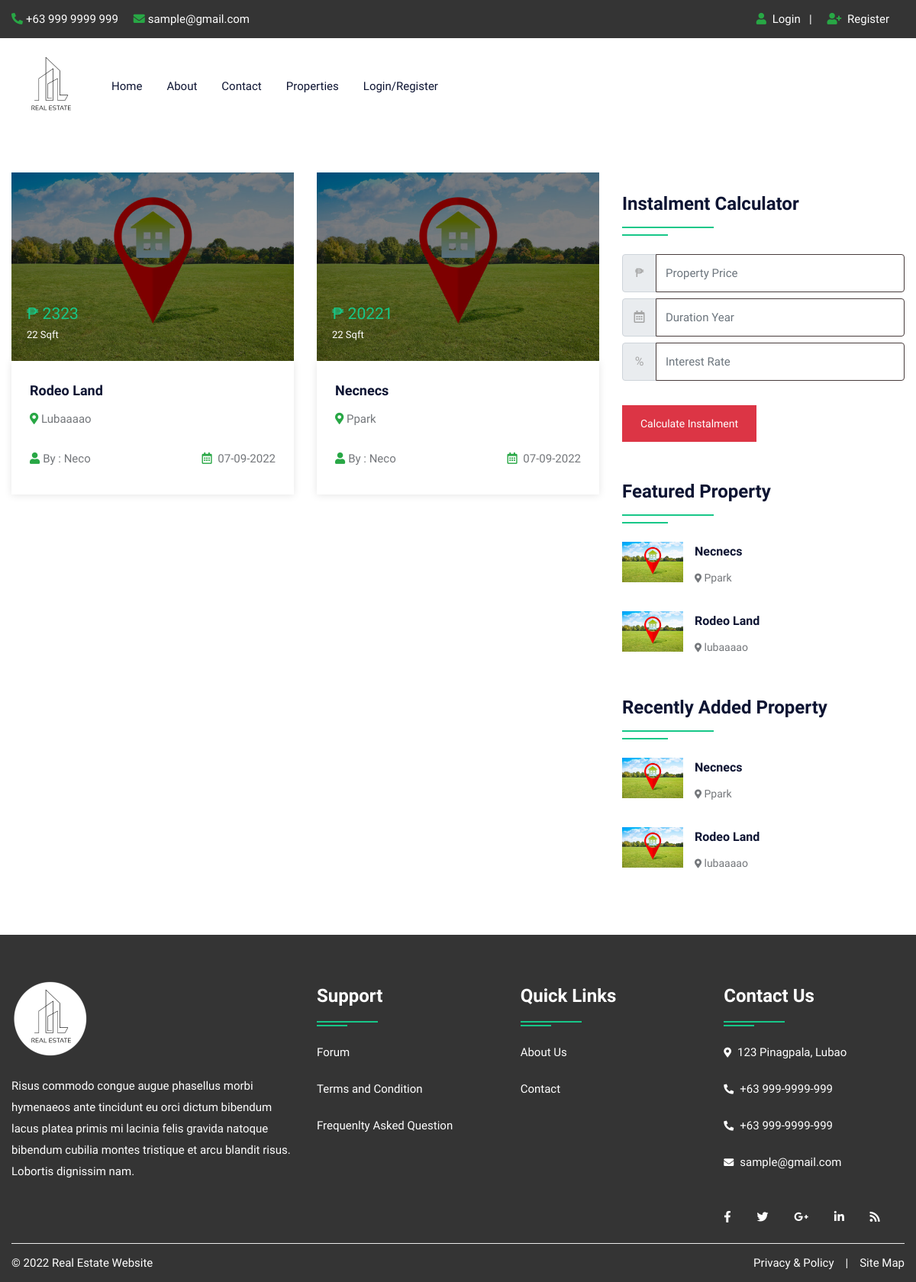
/property.php, run on the app's committed database.
### tables this page shows
CREATE TABLE `property` (
  `pid` int(50) NOT NULL,
  `title` varchar(200) NOT NULL,
  `pcontent` longtext NOT NULL,
  `type` varchar(100) NOT NULL,
  `stype` varchar(100) NOT NULL,
  `size` int(50) NOT NULL,
  `price` int(50) NOT NULL,
  `location` varchar(200) NOT NULL,
  `city` varchar(100) NOT NULL,
  `state` varchar(100) NOT NULL,
  `feature` longtext NOT NULL,
  `pimage` varchar(300) NOT NULL,
  `pimage1` varchar(300) NOT NULL,
  `pimage2` varchar(300) NOT NULL,
  `pimage3` varchar(300) NOT NULL,
  `pimage4` varchar(300) NOT NULL,
  `uid` int(50) NOT NULL,
  `status` varchar(50) NOT NULL,
  `date` datetime NOT NULL DEFAULT current_timestamp(),
  `isFeatured` int(11) DEFAULT NULL
);

CREATE TABLE `user` (
  `uid` int(50) NOT NULL,
  `uname` varchar(100) NOT NULL,
  `uemail` varchar(100) NOT NULL,
  `uphone` varchar(20) NOT NULL,
  `upass` varchar(50) NOT NULL,
  `utype` varchar(50) NOT NULL,
  `uimage` varchar(300) NOT NULL
);

### property.php (the view, shortened to what this page needs)
<!DOCTYPE html>
<html lang="en">
<head>
<link rel="stylesheet" type="text/css" href="css/bootstrap.min.css">
<link rel="stylesheet" type="text/css" href="css/bootstrap-slider.css">
<link rel="stylesheet" type="text/css" href="css/jquery-ui.css">
<link rel="stylesheet" type="text/css" href="css/layerslider.css">
<link rel="stylesheet" type="text/css" href="css/color.css" id="color-change">
<link rel="stylesheet" type="text/css" href="css/owl.carousel.min.css">
<link rel="stylesheet" type="text/css" href="css/font-awesome.min.css">
<link rel="stylesheet" type="text/css" href="fonts/flaticon/flaticon.css">
<link rel="stylesheet" type="text/css" href="css/style.css">
</head>
<body>
<div id="page-wrapper">
    <div class="row">
		<?php include("include/header.php");?>
        <div class="full-row">
            <div class="container">
                <div class="row">
					<div class="col-lg-8">
                        <div class="row">
							<?php
                              if(isset($_SESSION['uid']) == '')
                              {
                                $query=mysqli_query($con,"SELECT property.*, user.uname,user.utype,user.uimage FROM `property`,`user` WHERE property.uid=user.uid and property.status = 'available' ");
                              }
                              else{
                                $query=mysqli_query($con,"SELECT property.*, user.uname,user.utype,user.uimage FROM `property`,`user` WHERE property.uid=user.uid and property.status = 'available' and property.uid != {$_SESSION['uid']}");
                              }
								while($row=mysqli_fetch_array($query))
								{
							?>
                            <div class="col-md-6">
                                <div class="featured-thumb hover-zoomer mb-4">
                                    <div class="overlay-black overflow-hidden position-relative"> <img src="admin/property/<?php echo $row['pimage'];?>" alt="pimage">
                                        <div class="price text-primary text-capitalize">₱ <?php echo $row['price'];?> <span class="text-white"><?php echo $row['size'];?> Sqft</span></div>
                                    </div>
                                    <div class="featured-thumb-data shadow-one">
                                        <div class="p-4">
                                            <h5 class="text-secondary hover-text-success mb-2 text-capitalize"><a href="propertydetail.php?pid=<?php echo $row['pid'];?>"><?php echo $row['title'];?></a></h5>
                                            <span class="location text-capitalize"><i class="fas fa-map-marker-alt text-success"></i> <?php echo $row['location'];?></span> </div>
                                        <div class="px-4 pb-4 d-inline-block w-100">
                                            <div class="float-left text-capitalize"><i class="fas fa-user text-success mr-1"></i>By : <?php echo $row['uname'];?></div>
                                            <div class="float-right"><i class="far fa-calendar-alt text-success mr-1"></i> <?php echo date('d-m-Y', strtotime($row['date']));?></div>
                                        </div>
                                    </div>
                                </div>
                            </div>
                            <?php } ?>
                        </div>
                    </div>
                    <div class="col-lg-4">
                        <div class="sidebar-widget">
                            <h4 class="double-down-line-left text-secondary position-relative pb-4 my-4">Instalment Calculator</h4>
						<form class="d-inline-block w-100" action="calc.php" method="post">
                            <div class="input-group mb-2 mr-sm-2">
                                <div class="input-group-prepend">
                                    <div class="input-group-text">₱</div>
                                </div>
                                <input type="number" class="form-control" name="amount" placeholder="Property Price" required>
                            </div>
                            <div class="input-group mb-2 mr-sm-2">
                                <div class="input-group-prepend">
                                    <div class="input-group-text"><i class="far fa-calendar-alt"></i></div>
                                </div>
                                <input type="number" class="form-control" name="month" placeholder="Duration Year" required>
                            </div>
                            <div class="input-group mb-2 mr-sm-2">
                                <div class="input-group-prepend">
                                    <div class="input-group-text">%</div>
                                </div>
                                <input type="number" class="form-control" name="interest" placeholder="Interest Rate" required>
                            </div>
                            <button type="submit" value="submit" name="calc" class="btn btn-danger mt-4">Calculate Instalment</button>
                        </form>
                        </div>
                        <h4 class="double-down-line-left text-secondary position-relative pb-4 mb-4 mt-5">Featured Property</h4>
                        <ul class="property_list_widget">
                            <?php
 if(isset($_SESSION['uid']) == '')
 {
    $query=mysqli_query($con,"SELECT * FROM `property` WHERE isFeatured = 1 and status = 'available'  ORDER BY date DESC LIMIT 3");
 }
 else{
    $query=mysqli_query($con,"SELECT * FROM `property` WHERE isFeatured = 1 and status = 'available' and uid != {$_SESSION['uid']} ORDER BY date DESC LIMIT 3");
 }
                                    while($row=mysqli_fetch_array($query))
                                    {
                            ?>
                            <li> <img src="admin/property/<?php echo $row['pimage'];?>" alt="pimage">
                                <h6 class="text-secondary hover-text-success text-capitalize"><a href="propertydetail.php?pid=<?php echo $row['pid'];?>"><?php echo $row['title'];?></a></h6>
                                <span class="font-14"><i class="fas fa-map-marker-alt icon-success icon-small"></i> <?php echo $row['location'];?></span>
                            </li>
                            <?php } ?>
                        </ul>
                        <div class="sidebar-widget mt-5">
                            <h4 class="double-down-line-left text-secondary position-relative pb-4 mb-4">Recently Added Property</h4>
                            <ul class="property_list_widget">
								<?php
if(isset($_SESSION['uid']) == '')
{
    $query=mysqli_query($con,"SELECT * FROM `property` where status = 'available'  ORDER BY date DESC LIMIT 6");
}
else{
    $query=mysqli_query($con,"SELECT * FROM `property` where status = 'available' and uid != {$_SESSION['uid']} ORDER BY date DESC LIMIT 6");
}
										while($row=mysqli_fetch_array($query))
										{
								?>
                                <li> <img src="admin/property/<?php echo $row['pimage'];?>" alt="pimage">
                                    <h6 class="text-secondary hover-text-success text-capitalize"><a href="propertydetail.php?pid=<?php echo $row['pid'];?>"><?php echo $row['title'];?></a></h6>
                                    <span class="font-14"><i class="fas fa-map-marker-alt icon-success icon-small"></i> <?php echo $row['location'];?></span>
                                </li>
                                <?php } ?>
                            </ul>
                        </div>
                    </div>
                </div>
            </div>
        </div>
		<?php include("include/footer.php");?>
    </div>
</div>
</body>
</html>

### css/color.css (style rules this page uses)
:root { --theme-ordinary-color: #74777b; }
:root { --theme-primary-color: #17c788; }
:root { --theme-secondary-color: #0d1432; }
:root { --theme-white-color: #fff; }
:root { --theme-light-color: #f8f8f8; }
:root { --theme-gray-color: #f5f5f5; }
:root { --theme-footer-color: #091b4b; }
:root { --theme-dark-color: #091b4b; }
:root { --text-light-color: #a3a7af; }
:root { --theme-primary-opacity-color: rgba(11, 191, 141, .8); }
:root { --theme-secondary-opacity-color: rgba(13,20,50,0.7); }
:root { --theme-white-opacity-color: rgba(255, 255, 255, 0.3); }
:root { --theme-dark-opacity-color: rgba(0, 0, 0, 0.5); }
:root { --theme-ordinary-font: 'Muli', sans-serif; }
:root { --theme-highlight-font: 'Comfortaa', cursive; }

### data on the page
property: pimage (picture), price "2323", size "22", title "Rodeo Land", location "Lubaaaao", uid.uname "Neco", date "07-09-2022", location "lubaaaao"
property: pimage (picture), price "20221", size "22", title "Necnecs", location "Ppark", uid.uname "Neco", date "07-09-2022"
